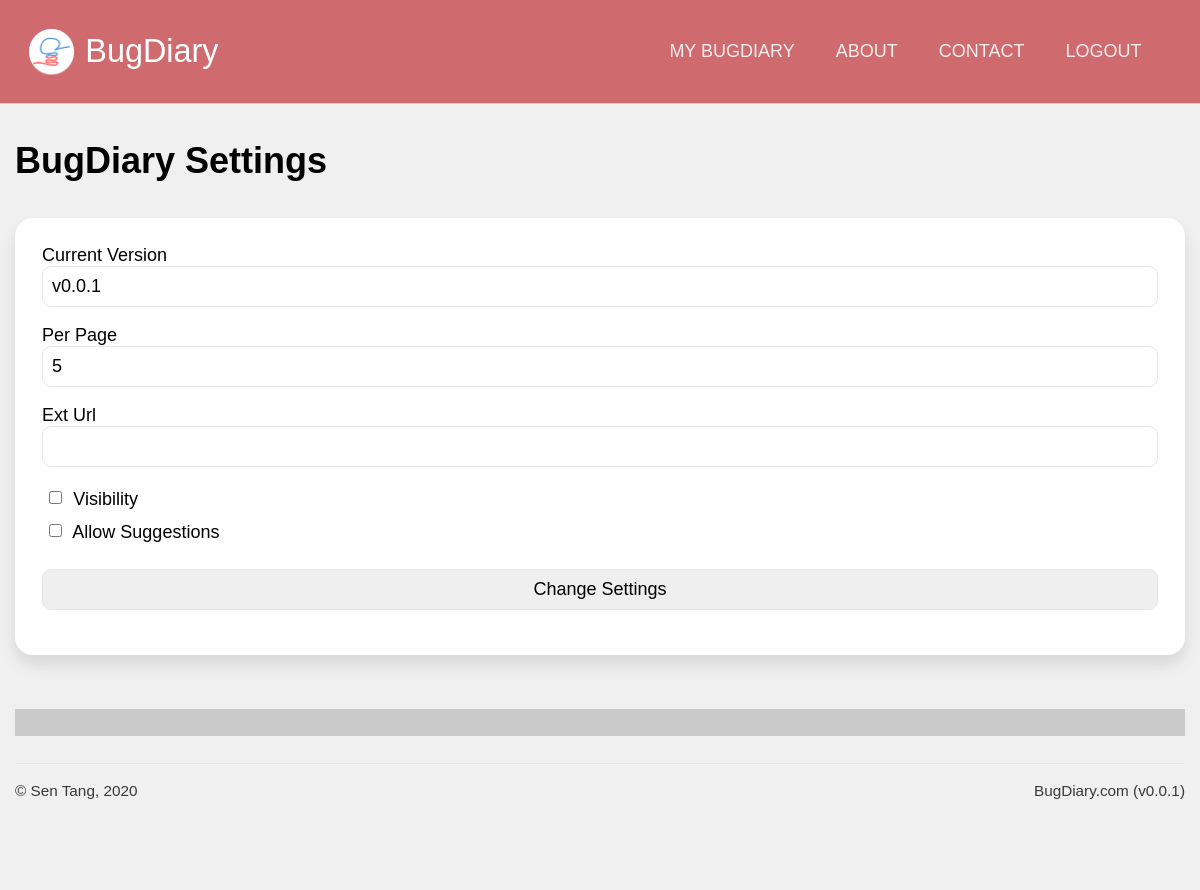
Page /projects/settings/4jBegbGVHxToyb9YLt3kqi (signed in) on the earlier database version.
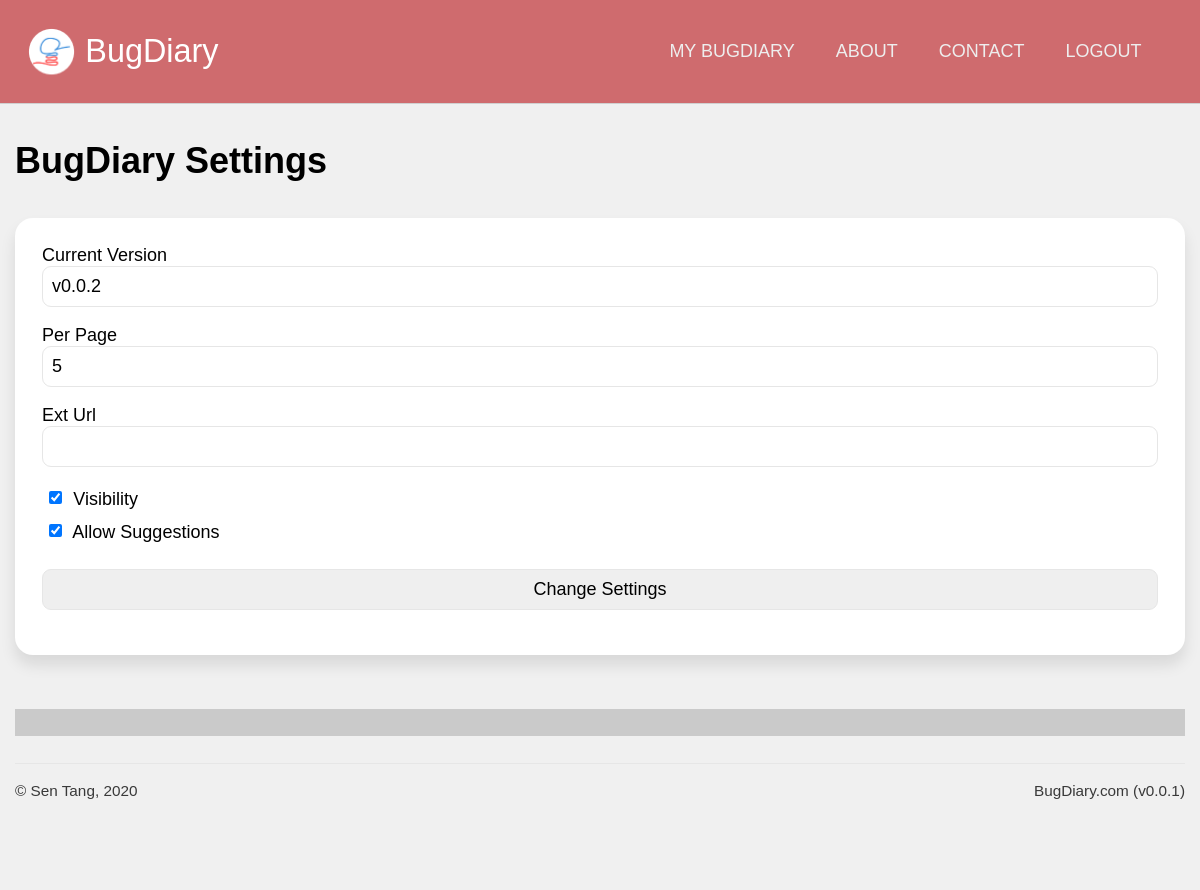
Same page on the later database version.
### application/models.py (models this page shows, shortened)
class Projects(db.Model):
    id  = db.Column(db.Integer, primary_key = True, nullable = False)
    url = db.Column(db.String(22), index = True, unique = True, nullable = False)
    name = db.Column(db.String(100), nullable = False)
    description = db.Column(db.Text, nullable = False)
    creation_date = db.Column(db.DateTime, index = True, nullable = False)
    expiry_date = db.Column(db.DateTime, index = True, nullable = False)
    status = db.Column(db.String(10), nullable = False)
    access_code = db.Column(db.String(50), nullable = True)
    owner = db.Column(db.Integer, db.ForeignKey('users.id')) #linked
    bugs = db.relationship('Bugs', backref = 'containing_project')
    locations = db.relationship('Project_bug_locations', backref = 'locations_in')
    types = db.relationship('Project_bug_types', backref = 'types_in')
    settings = db.relationship('Project_settings', backref = 'settings_for', uselist = False)
    blog_posts = db.relationship('Blog_posts', backref= 'post_target')

class Project_settings(db.Model):
    id = db.Column(db.Integer, primary_key = True)
    ext_url = db.Column(db.String(100), default="")
    current_version = db.Column(db.String(20), index = True, default="V 1.0")
    header_color = db.Column(db.String(7), default="#ffffff")
    background_color = db.Column(db.String(7), default="#ffffff")
    link_color = db.Column(db.String(7), default="#ff3939")
    per_page = db.Column(db.Integer, default=10)
    visibility = db.Column(db.Integer, default=1)
    allow_suggestions = db.Column(db.Integer, default=0)
    project = db.Column(db.Integer, db.ForeignKey('projects.id')) #linked

### application/projects/views.py (the view, shortened to what this page needs)
@projects.route('/settings/<string:project_url>', methods = ['post', 'get'])
@login_required
def settings(project_url):
    target_project = Projects.query.filter_by(url = project_url).first()
    form = settings_form(obj = target_project.settings)
    return render_template('settings.html', form = form, project = target_project)

### application/projects/forms.py
class settings_form(FlaskForm):
    current_version = StringField()
    per_page = StringField()
    visibility = BooleanField()
    allow_suggestions = BooleanField()
    ext_url = StringField()
    submit = SubmitField('Change Settings')

### application/models.py (called while the page is built)
@login_manager.user_loader
def load_user(user_id):
    return Users.query.get(user_id)

### application/projects/templates/projects/settings.html (shortened to what this page needs)
{% extends 'confined.html' %}
{% import 'macros.html' as macros %}
{% block main %}
<h1>{{project.name}} Settings</h1>
<div class="main-aside">
    <main>
        <div class="bg-white shadowed rounded block">
            <form method="post">
                {{ form.current_version.label }}{{ form.current_version }}
                {{ form.per_page.label }}{{ form.per_page }}
                {{ form.ext_url.label }}{{ form.ext_url }}
                {{ form.visibility }}
                {{ form.visibility.label }} <br>
                {{ form.allow_suggestions }}
                {{ form.allow_suggestions.label }}
                {{ form.submit }}
            </form>
        </div>
    </main>
    <aside>
        <div class="sidebar-block bg-gray">
        </div>
    </aside>
</div>
{% endblock %}

### application/templates/confined.html (shortened to what this page needs)
{% extends "base.html" %}
{% block templateMain %}
<main class="confined">
  {% block main %}
  {% endblock %}
</main>
{% endblock %}

### application/templates/base.html (shortened to what this page needs)
<!DOCTYPE html>
{% set version = "0.0.1" %}
<html lang="en" dir="ltr">
  <head>
    <link rel="stylesheet" href="{{ url_for('static', filename='css/unilay5.css') }}?v={{version}}">
    <link rel="stylesheet" href="{{ url_for('static', filename='css/custom.css') }}?v={{version}}">
  </head>
  <body class="unilay5">
    <header>
        <div id="logo"><a href="{{ url_for('core.index') }}">
            {% block custom_logo %}BugDiary{% endblock %}
        </a></div>
        <nav id="navigation">
          {% block custom_nav %}
          <a href="{{ url_for('users.dashboard') }}">MY BUGDIARY</a>
          <a href="">ABOUT</a>
          <a href="">CONTACT</a>
          {% if current_user.is_authenticated %}
          <a href="{{ url_for('users.logout') }}">LOGOUT</a>
          {% endif %}
          {% endblock %}
        </nav>
    </header>
      {% block templateMain %}{% endblock %}
    <footer>
      <div id="copyright">
        &copy; Sen Tang, 2020
      </div>
      <div id="version">
        BugDiary.com (v{{ version }})
      </div>
    </footer>
  </body>
</html>

### application/static/css/unilay5.css (style rules this page uses)
body { font-size: 18px; font-family: sans-serif; color: #000; margin: 0; padding: 0; background-color: #f0f0f0; }
header { background-color: #cf6b6e; border-bottom: 1px solid #d0d0d0; padding: 1.5em; display: grid; text-align: center; grid-template-areas: "logo nav"; }
header #logo { padding-left: 1.8em; line-height: 1.5em; grid-area: logo; background-image: url("../images/logo-small.png"); background-repeat: no-repeat; background-size: contain; text-align: left; font-size: 1.8em; }
header #logo a:link, header #logo a:visited { color: #fff; text-decoration: none; }
header nav, header #navigation { grid-area: nav; padding: 0.75em; text-align: right; z-index: 10; }
header nav a, header #navigation a { text-transform: uppercase; display: inline-block; color: #eeeeee; text-decoration: none; padding: 0 1em; font-family: "Trebuchet MS", Helvetica, sans-serif; }
.confined { max-width: 65em; margin-left: auto; margin-right: auto; }
footer { border-top: 1px solid #e6e6e6; padding-top: 1em; padding-bottom: 5em; max-width: 65em; color: #393939; margin: auto; display: grid; grid-template-areas: "copyright version"; grid-gap: 0; }
footer #copyright { grid-area: copyright; text-align: left; font-size: 0.85em; }
footer #version { grid-area: version; text-align: right; font-size: 0.85em; }
a:link, a:visited { color: #ff3939; }
h1 { color: inherit; font-size: 2em; margin: 1em 0; }
.block { padding: 1.5em; margin-bottom: 1.5em; }
.sidebar-block { padding: 0.75em 1.5em; margin-bottom: 1.5em; }
.aside-main, .main-aside { display: grid; grid-gap: 1.5em; }
.aside-main main, .main-aside main { grid-area: main; }
.aside-main aside, .main-aside aside { grid-area: aside; }
.main-aside { grid-template-areas: "main aside"; grid-template-columns: auto 400px; }
@media screen and (max-width: 1200px) { .main-aside, .aside-main { grid-template-areas: "main" "aside"; grid-template-columns: auto; grid-template-rows: auto auto; } }
.rounded { border-radius: 1em 1em 1em 1em; -moz-border-radius: 1em 1em 1em 1em; -webkit-border-radius: 1em 1em 1em 1em; }
.shadowed { -webkit-box-shadow: 0px 10px 15px 0px rgba(0, 0, 0, 0.1); -moz-box-shadow: 0px 10px 15px 0px rgba(0, 0, 0, 0.1); box-shadow: 0px 10px 15px 0px rgba(0, 0, 0, 0.1); }
.bg-white { background-color: #fff; }
.bg-gray { background-color: #cacaca; }
form { font-size: 1em; }
input[type=text], input[type=number], input[type=submit], input[type=password], select, textarea, .button-styled { font-size: 1em; padding: 0.5em; -webkit-appearance: none; -moz-appearance: none; appearance: none; width: 100%; border: 1px solid; font-family: inherit; margin-bottom: 1em; border-color: #e6e6e6; -webkit-box-sizing: border-box; -moz-box-sizing: border-box; box-sizing: border-box; border-radius: 0.5em 0.5em 0.5em 0.5em; -moz-border-radius: 0.5em 0.5em 0.5em 0.5em; -webkit-border-radius: 0.5em 0.5em 0.5em 0.5em; }
input[type=submit] { margin-top: 1em; }
input[type=radio], input[type=checkbox] { margin: 0.5em 0.5em 1em 0.5em; }

Differences in the rows shown:
changed Project_settings: current_version "v0.0.1" → "v0.0.2"; visibility "☐" → "☑"; allow_suggestions "☐" → "☑"
